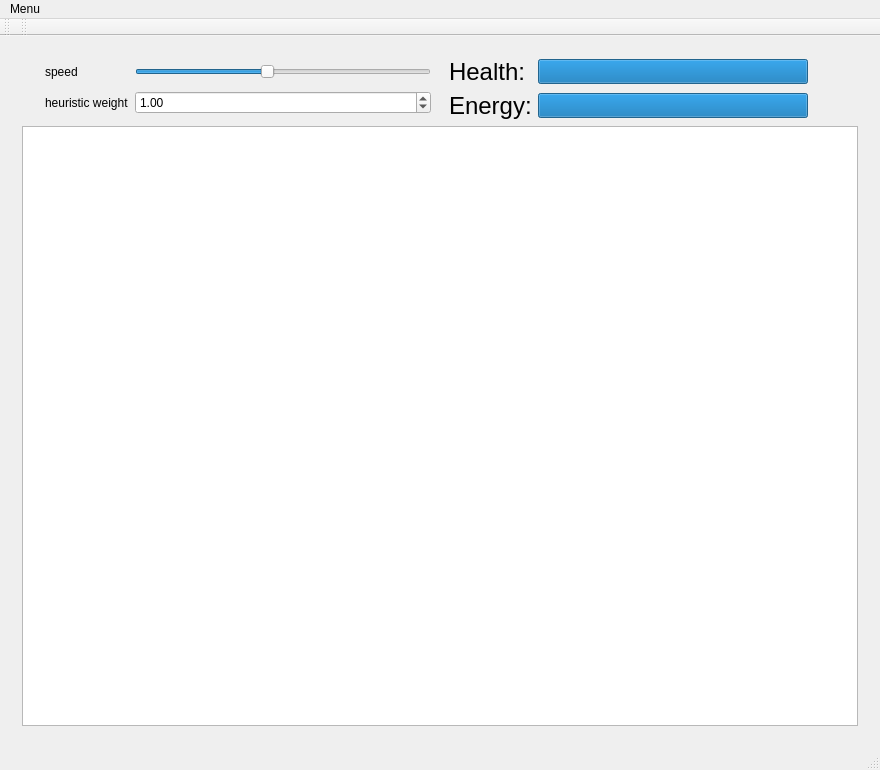
<?xml version="1.0" encoding="UTF-8"?>
<ui version="4.0">
 <class>MainWindow</class>
 <widget class="QMainWindow" name="MainWindow">
  <property name="geometry">
   <rect>
    <x>0</x>
    <y>0</y>
    <width>880</width>
    <height>770</height>
   </rect>
  </property>
  <property name="windowTitle">
   <string>MainWindow</string>
  </property>
  <widget class="QWidget" name="centralWidget">
   <property name="layoutDirection">
    <enum>Qt::LeftToRight</enum>
   </property>
   <layout class="QGridLayout" name="gridLayout">
    <item row="0" column="0">
     <widget class="QStackedWidget" name="stackedWidget">
      <property name="currentIndex">
       <number>1</number>
      </property>
      <widget class="QWidget" name="welcome">
       <layout class="QGridLayout" name="gridLayout_5">
        <item row="0" column="0">
         <layout class="QVBoxLayout" name="verticalLayout">
          <property name="sizeConstraint">
           <enum>QLayout::SetMaximumSize</enum>
          </property>
          <item alignment="Qt::AlignHCenter|Qt::AlignVCenter">
           <widget class="QLabel" name="label">
            <property name="minimumSize">
             <size>
              <width>300</width>
              <height>300</height>
             </size>
            </property>
            <property name="maximumSize">
             <size>
              <width>450</width>
              <height>450</height>
             </size>
            </property>
            <property name="text">
             <string/>
            </property>
            <property name="pixmap">
             <pixmap resource="images.qrc">:/monkeyHUD.png</pixmap>
            </property>
            <property name="scaledContents">
             <bool>true</bool>
            </property>
           </widget>
          </item>
          <item alignment="Qt::AlignHCenter">
           <widget class="QPushButton" name="playButton">
            <property name="maximumSize">
             <size>
              <width>150</width>
              <height>50</height>
             </size>
            </property>
            <property name="text">
             <string>PLAY</string>
            </property>
           </widget>
          </item>
          <item alignment="Qt::AlignHCenter">
           <widget class="QLabel" name="label_3">
            <property name="font">
             <font>
              <pointsize>13</pointsize>
             </font>
            </property>
            <property name="text">
             <string>Select  map,  number of enemies  and  number of healtpacks:</string>
            </property>
           </widget>
          </item>
          <item>
           <layout class="QHBoxLayout" name="horizontalLayout_3">
            <property name="leftMargin">
             <number>50</number>
            </property>
            <property name="rightMargin">
             <number>50</number>
            </property>
            <item>
             <widget class="QComboBox" name="mapSelect">
              <property name="minimumSize">
               <size>
                <width>400</width>
                <height>0</height>
               </size>
              </property>
              <property name="maximumSize">
               <size>
                <width>400</width>
                <height>16777215</height>
               </size>
              </property>
              <property name="toolTip">
               <string>Select Map</string>
              </property>
             </widget>
            </item>
            <item>
             <widget class="QSpinBox" name="nrEnemies">
              <property name="maximumSize">
               <size>
                <width>70</width>
                <height>16777215</height>
               </size>
              </property>
              <property name="toolTip">
               <string>number of Enemies</string>
              </property>
              <property name="minimum">
               <number>1</number>
              </property>
              <property name="maximum">
               <number>500</number>
              </property>
              <property name="singleStep">
               <number>5</number>
              </property>
              <property name="value">
               <number>1</number>
              </property>
             </widget>
            </item>
            <item>
             <widget class="QSpinBox" name="nrHealth">
              <property name="maximumSize">
               <size>
                <width>70</width>
                <height>16777215</height>
               </size>
              </property>
              <property name="toolTip">
               <string>number of healthpacks</string>
              </property>
              <property name="minimum">
               <number>1</number>
              </property>
              <property name="maximum">
               <number>500</number>
              </property>
              <property name="singleStep">
               <number>5</number>
              </property>
              <property name="value">
               <number>1</number>
              </property>
             </widget>
            </item>
           </layout>
          </item>
          <item alignment="Qt::AlignHCenter">
           <widget class="QPushButton" name="quit">
            <property name="maximumSize">
             <size>
              <width>150</width>
              <height>50</height>
             </size>
            </property>
            <property name="text">
             <string>QUIT</string>
            </property>
           </widget>
          </item>
         </layout>
        </item>
       </layout>
      </widget>
      <widget class="QWidget" name="game">
       <layout class="QGridLayout" name="gridLayout_6">
        <item row="0" column="0">
         <layout class="QHBoxLayout" name="horizontalLayout_2">
          <item>
           <widget class="QLabel" name="heroHUDFace">
            <property name="maximumSize">
             <size>
              <width>100</width>
              <height>100</height>
             </size>
            </property>
            <property name="text">
             <string/>
            </property>
            <property name="pixmap">
             <pixmap resource="images.qrc">:/monkeyHUD.png</pixmap>
            </property>
            <property name="scaledContents">
             <bool>true</bool>
            </property>
            <property name="alignment">
             <set>Qt::AlignCenter</set>
            </property>
           </widget>
          </item>
          <item>
           <layout class="QGridLayout" name="gridLayout_4">
            <property name="leftMargin">
             <number>10</number>
            </property>
            <item row="0" column="0">
             <widget class="QLabel" name="labelspeed">
              <property name="text">
               <string>speed</string>
              </property>
              <property name="margin">
               <number>2</number>
              </property>
             </widget>
            </item>
            <item row="1" column="0">
             <widget class="QLabel" name="label_4">
              <property name="text">
               <string>heuristic weight</string>
              </property>
              <property name="margin">
               <number>2</number>
              </property>
             </widget>
            </item>
            <item row="0" column="1">
             <widget class="QSlider" name="speed">
              <property name="minimum">
               <number>1</number>
              </property>
              <property name="maximum">
               <number>10</number>
              </property>
              <property name="singleStep">
               <number>1</number>
              </property>
              <property name="pageStep">
               <number>1</number>
              </property>
              <property name="value">
               <number>5</number>
              </property>
              <property name="orientation">
               <enum>Qt::Horizontal</enum>
              </property>
             </widget>
            </item>
            <item row="1" column="1">
             <widget class="QDoubleSpinBox" name="heuristicWeight">
              <property name="maximum">
               <double>19.989999999999998</double>
              </property>
              <property name="singleStep">
               <double>0.250000000000000</double>
              </property>
              <property name="value">
               <double>1.000000000000000</double>
              </property>
             </widget>
            </item>
           </layout>
          </item>
         </layout>
        </item>
        <item row="0" column="3">
         <layout class="QGridLayout" name="gridLayout_2">
          <property name="rightMargin">
           <number>50</number>
          </property>
          <item row="0" column="0">
           <widget class="QLabel" name="health">
            <property name="font">
             <font>
              <pointsize>18</pointsize>
             </font>
            </property>
            <property name="text">
             <string>Health:</string>
            </property>
            <property name="textFormat">
             <enum>Qt::RichText</enum>
            </property>
           </widget>
          </item>
          <item row="1" column="1">
           <widget class="QProgressBar" name="energyBar">
            <property name="maximumSize">
             <size>
              <width>500</width>
              <height>25</height>
             </size>
            </property>
            <property name="maximum">
             <number>500</number>
            </property>
            <property name="value">
             <number>500</number>
            </property>
            <property name="format">
             <string/>
            </property>
           </widget>
          </item>
          <item row="0" column="1">
           <widget class="QProgressBar" name="healthBar">
            <property name="maximumSize">
             <size>
              <width>500</width>
              <height>25</height>
             </size>
            </property>
            <property name="value">
             <number>100</number>
            </property>
            <property name="format">
             <string/>
            </property>
           </widget>
          </item>
          <item row="1" column="0">
           <widget class="QLabel" name="energy">
            <property name="font">
             <font>
              <pointsize>18</pointsize>
             </font>
            </property>
            <property name="text">
             <string>Energy:</string>
            </property>
            <property name="textFormat">
             <enum>Qt::RichText</enum>
            </property>
           </widget>
          </item>
         </layout>
        </item>
        <item row="2" column="0" colspan="4">
         <layout class="QVBoxLayout" name="hUD">
          <item>
           <widget class="QGraphicsView" name="mapView"/>
          </item>
         </layout>
        </item>
       </layout>
      </widget>
      <widget class="QWidget" name="end">
       <layout class="QGridLayout" name="gridLayout_3">
        <item row="0" column="0">
         <layout class="QVBoxLayout" name="verticalLayout_2">
          <item>
           <widget class="QLabel" name="label_2">
            <property name="font">
             <font>
              <pointsize>48</pointsize>
             </font>
            </property>
            <property name="text">
             <string>THE END</string>
            </property>
            <property name="alignment">
             <set>Qt::AlignCenter</set>
            </property>
           </widget>
          </item>
          <item>
           <widget class="QLabel" name="resultLabel">
            <property name="font">
             <font>
              <pointsize>72</pointsize>
             </font>
            </property>
            <property name="text">
             <string>YOU WIN </string>
            </property>
            <property name="alignment">
             <set>Qt::AlignCenter</set>
            </property>
           </widget>
          </item>
          <item>
           <widget class="QLabel" name="reasonLabel">
            <property name="maximumSize">
             <size>
              <width>16777215</width>
              <height>16777215</height>
             </size>
            </property>
            <property name="font">
             <font>
              <pointsize>26</pointsize>
             </font>
            </property>
            <property name="text">
             <string>reason</string>
            </property>
            <property name="alignment">
             <set>Qt::AlignHCenter|Qt::AlignTop</set>
            </property>
           </widget>
          </item>
          <item>
           <layout class="QHBoxLayout" name="horizontalLayout">
            <item>
             <widget class="QPushButton" name="replay">
              <property name="minimumSize">
               <size>
                <width>0</width>
                <height>50</height>
               </size>
              </property>
              <property name="text">
               <string>Replay Last Map</string>
              </property>
             </widget>
            </item>
            <item>
             <widget class="QPushButton" name="main_menu">
              <property name="minimumSize">
               <size>
                <width>0</width>
                <height>50</height>
               </size>
              </property>
              <property name="text">
               <string>Back To Menu</string>
              </property>
              <property name="default">
               <bool>true</bool>
              </property>
             </widget>
            </item>
            <item>
             <widget class="QPushButton" name="new_map">
              <property name="minimumSize">
               <size>
                <width>0</width>
                <height>50</height>
               </size>
              </property>
              <property name="text">
               <string>Play New Map</string>
              </property>
             </widget>
            </item>
           </layout>
          </item>
         </layout>
        </item>
       </layout>
      </widget>
      <widget class="QWidget" name="page"/>
     </widget>
    </item>
   </layout>
  </widget>
  <widget class="QMenuBar" name="menuBar">
   <property name="geometry">
    <rect>
     <x>0</x>
     <y>0</y>
     <width>880</width>
     <height>25</height>
    </rect>
   </property>
   <widget class="QMenu" name="menuMenu">
    <property name="title">
     <string>Menu</string>
    </property>
    <widget class="QMenu" name="menuMap">
     <property name="title">
      <string>Map</string>
     </property>
     <addaction name="actionZoom_in"/>
     <addaction name="actionZoom_out"/>
    </widget>
    <addaction name="actionBack_to_main"/>
    <addaction name="menuMap"/>
    <addaction name="actionExit_application"/>
    <addaction name="actionAuto_play"/>
    <addaction name="actionStop_auto_play"/>
    <addaction name="actionPause_Continue"/>
   </widget>
   <addaction name="menuMenu"/>
  </widget>
  <widget class="QToolBar" name="mainToolBar">
   <attribute name="toolBarArea">
    <enum>TopToolBarArea</enum>
   </attribute>
   <attribute name="toolBarBreak">
    <bool>false</bool>
   </attribute>
  </widget>
  <widget class="QStatusBar" name="statusBar"/>
  <widget class="QToolBar" name="toolBar">
   <property name="windowTitle">
    <string>toolBar</string>
   </property>
   <attribute name="toolBarArea">
    <enum>TopToolBarArea</enum>
   </attribute>
   <attribute name="toolBarBreak">
    <bool>false</bool>
   </attribute>
  </widget>
  <action name="actionBack_to_main">
   <property name="text">
    <string>Back to main</string>
   </property>
  </action>
  <action name="actionExit_application">
   <property name="text">
    <string>Exit application</string>
   </property>
  </action>
  <action name="actionZoom_in">
   <property name="text">
    <string>Zoom in</string>
   </property>
  </action>
  <action name="actionZoom_out">
   <property name="text">
    <string>Zoom out</string>
   </property>
  </action>
  <action name="actionAuto_play">
   <property name="text">
    <string>Auto play</string>
   </property>
  </action>
  <action name="actionStop_auto_play">
   <property name="text">
    <string>Stop auto play</string>
   </property>
  </action>
  <action name="actionPause_Continue">
   <property name="text">
    <string>Pause/Continue</string>
   </property>
  </action>
 </widget>
 <layoutdefault spacing="6" margin="11"/>
 <resources>
  <include location="images.qrc"/>
 </resources>
 <connections>
  <connection>
   <sender>actionExit_application</sender>
   <signal>triggered()</signal>
   <receiver>MainWindow</receiver>
   <slot>close()</slot>
   <hints>
    <hint type="sourcelabel">
     <x>-1</x>
     <y>-1</y>
    </hint>
    <hint type="destinationlabel">
     <x>424</x>
     <y>411</y>
    </hint>
   </hints>
  </connection>
  <connection>
   <sender>quit</sender>
   <signal>clicked()</signal>
   <receiver>MainWindow</receiver>
   <slot>close()</slot>
   <hints>
    <hint type="sourcelabel">
     <x>439</x>
     <y>703</y>
    </hint>
    <hint type="destinationlabel">
     <x>439</x>
     <y>384</y>
    </hint>
   </hints>
  </connection>
 </connections>
</ui>
